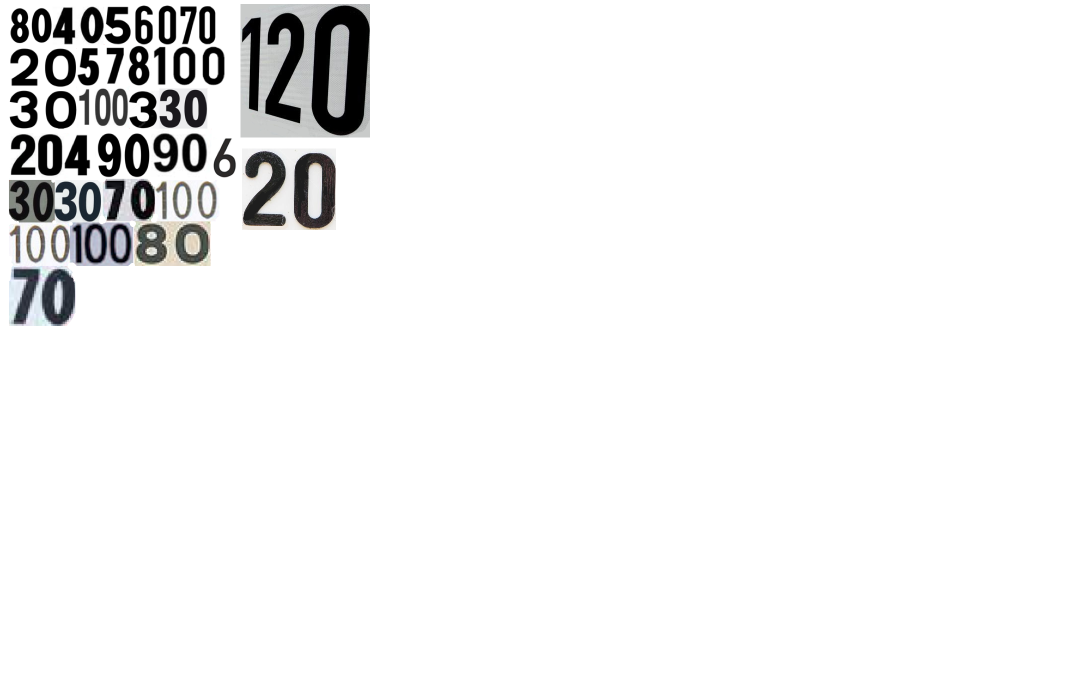
//> input picture bzvz/test4/all_numbers.png, 2136 x 1360 px (shown at 1/2 size)
$ ./project   (built with g++ and OpenCV 4)
//> lines starting //> are read from the running program, lines starting //| are printed output that depends on the picture; after the words box and inside, x2 and y2 are one past the last pixel; in counts of white or black regions, pixels touching at a corner belong together
#include <opencv2/opencv.hpp>

#include <opencv2/objdetect/objdetect.hpp>
#include <opencv2/imgproc/imgproc.hpp>
#include <opencv2/core/core.hpp>
#include <opencv2/highgui.hpp>
#include <opencv2/ml/ml.hpp>

using namespace std;
using namespace cv;

#define ProjectPath "/home/rtrk/myROSworkspace/src/bachelor/bzvz/test4/"

std::vector<cv::Rect> getRedObjects(cv::Mat image);
vector<Mat> detectAndDisplaySpeedLimit( Mat frame );
vector<Mat> detectAndDisplayNoParking( Mat frame );
vector<Mat> detectAndDisplayWarning( Mat frame );
void trainDigitClassifier(void);
string getDigits(Mat image);
vector<Mat> loadAllImage();
int getSpeedLimit(string speed);

//path of the haar cascade files
String no_parking_signs_cascade = "/Users/giuliopettenuzzo/Desktop/cascade_classifiers/no_parking_cascade.xml";
String speed_signs_cascade = "/Users/giuliopettenuzzo/Desktop/cascade_classifiers/speed_limit_cascade.xml";
String warning_signs_cascade = "/Users/giuliopettenuzzo/Desktop/cascade_classifiers/warning_cascade.xml";

CascadeClassifier speed_limit_cascade;
CascadeClassifier no_parking_cascade;
CascadeClassifier warning_cascade;

// [57 lines left out: function main, not called in this run]

/*
 *  detect the red object in the image given in the param,
 *  return a vector containing all the Rect of the red objects
 */
// [92 lines left out: function getRedObjects, not called in this run]

/*
 *  code for detect the speed limit sign , it draws a circle around the speed limit signs
 */
// [25 lines left out: function detectAndDisplaySpeedLimit, not called in this run]

/*
 *  code for detect the warning sign , it draws a circle around the warning signs
 */
// [30 lines left out: function detectAndDisplayWarning, not called in this run]

/*
 *  code for detect the no parking sign , it draws a circle around the no parking signs
 */
// [29 lines left out: function detectAndDisplayNoParking, not called in this run]

/*
 *  train the classifier for digit recognition, this could be done only one time, this method save the result in a file and
 *  it can be used in the next executions
 *  in order to train user must enter manually the corrisponding digit that the program shows, press space if the red box is just a point (false positive)
 */
void trainDigitClassifier(void)
{
    cv::Mat thr,gray,con;
    cv::Mat src;
    {
        std::stringstream ss;
        ss << ProjectPath << "all_numbers.png";
        src = cv::imread(ss.str(), 1);
//> src is the input picture: 1360 rows x 2136 cols, CV_8UC3; mean B, G, R 241.4, 241.3, 241.2
    }
    cv::cvtColor(src, gray, CV_BGR2GRAY);
    cv::threshold(gray,thr, 125, 255, cv::THRESH_BINARY_INV); //Threshold to find contour
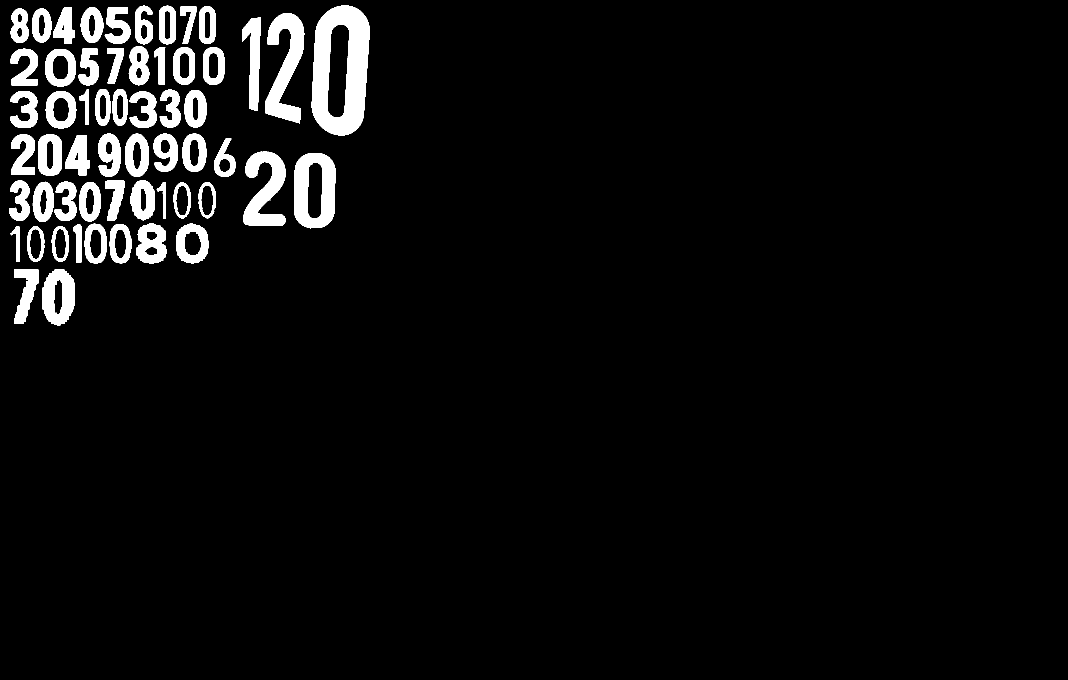
//> thr: 1360 rows x 2136 cols, CV_8UC1 (shown at 1/2 size); 5.1% white; 57 white regions
    cv::imshow("ci",thr);
    cv::waitKey(0);
    thr.copyTo(con);

    // Create sample and label data
    std::vector< std::vector <cv::Point> > contours; // Vector for storing contour
    std::vector< cv::Vec4i > hierarchy;
    cv::Mat sample;
    cv::Mat response_array;
    cv::findContours( con, contours, hierarchy, CV_RETR_CCOMP, CV_CHAIN_APPROX_SIMPLE ); //Find contour
//> contours = 112 contours, 16 with area under 20; largest, box (x1, y1, x2, y2) and area: (623, 11, 740, 271) 25036, (588, 306, 671, 457) 10963, (530, 26, 609, 247) 8155, (486, 303, 571, 452) 6746, (654, 48, 699, 236) 6453

    for( int i = 0; i< contours.size(); i=hierarchy[i][0] ) // iterate through first hierarchy level contours
    {
        cv::Rect r= cv::boundingRect(contours[i]); //Find bounding rect for each contour
        cv::rectangle(src, cv::Point(r.x,r.y), cv::Point(r.x+r.width,r.y+r.height), cv::Scalar(0,0,255),2,8,0);
        cv::Mat ROI = thr(r); //Crop the image
        cv::Mat tmp1, tmp2;
        cv::resize(ROI, tmp1, cv::Size(10,10), 0,0, cv::INTER_LINEAR ); //resize to 10X10
        tmp1.convertTo(tmp2, CV_32FC1); //convert to float

        cv::imshow("src",src);
        int c=cv::waitKey(); // Read corresponding label for contour from keyoard

        c-=0x30;     // Convert ascii to intiger value
        response_array.push_back(c); // Store label to a mat

        cv::rectangle(src, cv::Point(r.x,r.y), cv::Point(r.x+r.width,r.y+r.height), cv::Scalar(0,255,0),2,8,0);
        sample.push_back(tmp2.reshape(1,1)); // Store  sample data
    }
//> this loop made 57 passes; the space key is pressed
//> r on passes 1 to 12: Rect(84, 539, 66, 113), Rect(28, 538, 49, 110), Rect(103, 452, 35, 72), Rect(54, 452, 36, 72), Rect(20, 452, 20, 72), Rect(219, 448, 44, 79), Rect(146, 448, 18, 78), Rect(352, 447, 65, 81), Rect(273, 447, 61, 81), Rect(169, 447, 45, 80), Rect(346, 365, 36, 72), Rect(313, 365, 19, 72)
//> pass 1, in trainDigitClassifier, `cv::Mat ROI = thr(r);`:
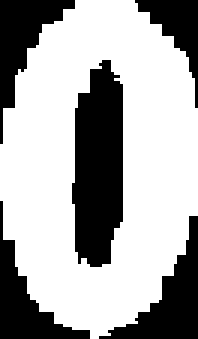
//> ROI: 113 rows x 66 cols, CV_8UC1 (shown 3 times larger); 66.1% white; 5 black regions, box (x1, y1, x2, y2) and area: (24, 20, 41, 89) 950, (33, 72, 66, 113) 479, (0, 0, 25, 48) 426, (0, 67, 30, 113) 408, (45, 0, 66, 36) 268
//> pass 2, in trainDigitClassifier, `cv::Mat ROI = thr(r);`:
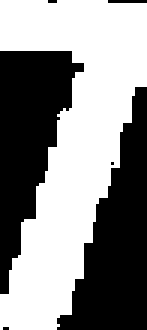
//> ROI: 110 rows x 49 cols, CV_8UC1 (shown 3 times larger); 54.1% white; 6 black regions (4 under 20 px), largest, box (x1, y1, x2, y2) and area: (19, 29, 49, 110) 1269, (0, 17, 28, 98) 1186
//> pass 2, in trainDigitClassifier, `cv::imshow("src",src);`:
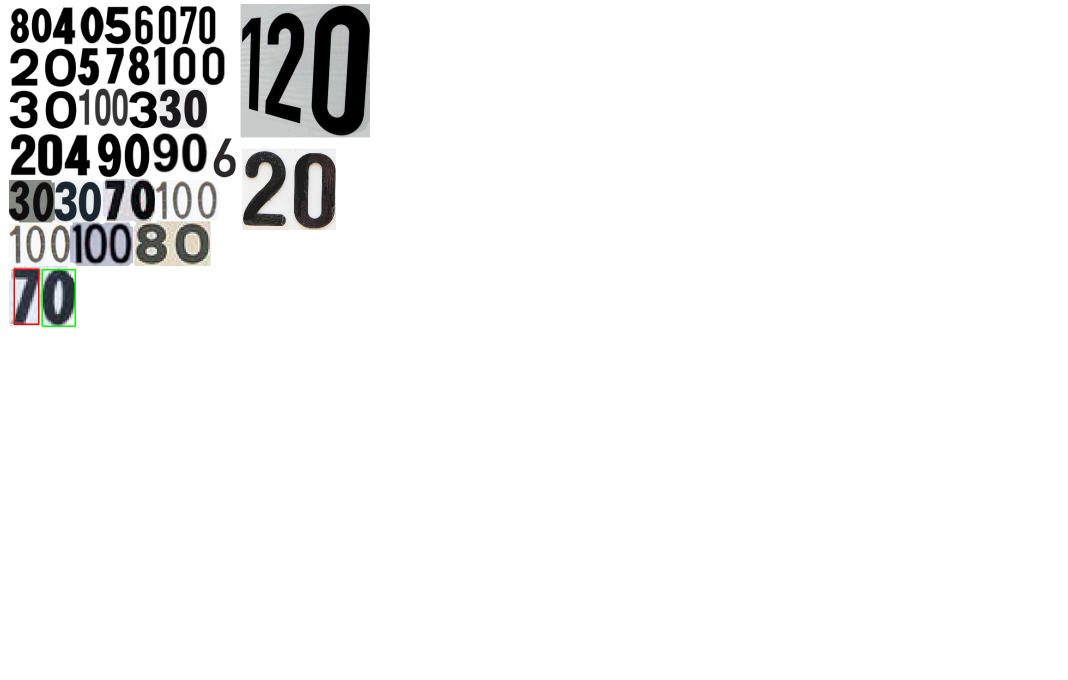
//> window 'src': 1360 rows x 2136 cols, CV_8UC3 (shown at 1/2 size); mean B, G, R 241.2, 241.2, 241.2
//> after the loop:
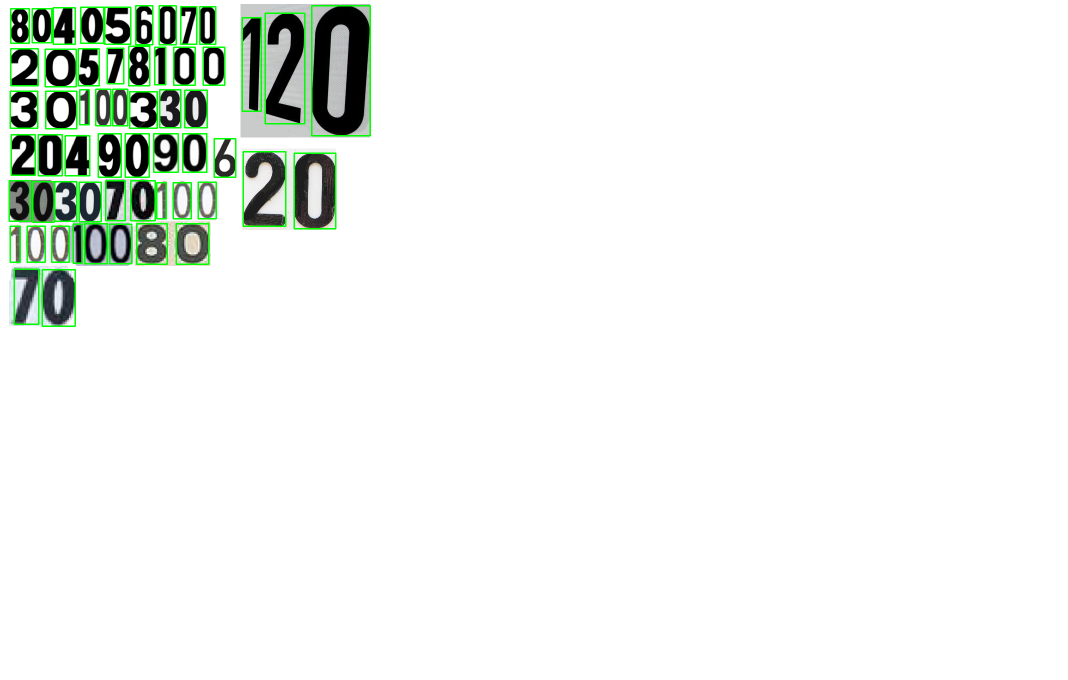
//> src: 1360 rows x 2136 cols, CV_8UC3 (shown at 1/2 size); 1.55% of pixels changed, all inside (x1, y1, x2, y2) = (17, 10, 742, 654)
//> after the loop:
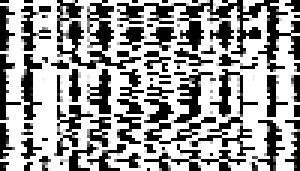
//> sample: 57 rows x 100 cols, CV_32FC1 (shown 3 times larger); min 0, max 255, mean 153.6

    // Store the data to file
    cv::Mat response, tmp;
    tmp=response_array.reshape(1,1); //make continuous
    tmp.convertTo(response,CV_32FC1); // Convert  to float

    cv::FileStorage Data;
    {
        std::stringstream ss;
        ss << ProjectPath << "TrainingData.yml";
        Data = cv::FileStorage(ss.str(), FileStorage::WRITE); // Store the sample data in a file
    }
    Data << "data" << sample;
    Data.release();

    cv::FileStorage Label;
    {
        std::stringstream ss;
        ss << ProjectPath << "LabelData.yml";
        Label = cv::FileStorage(ss.str(), FileStorage::WRITE); // Store the label data in a file
    }
    Label << "label" << response;
    Label.release();

    std::cout<<"Training and Label data created successfully....!! " << std::endl;

    cv::imshow("src",src);
    cv::waitKey();
}

/*
 *  get digit from the image given in param, using the classifier trained before
 */
// [54 lines left out: function getDigits, not called in this run]
/*
 *  from the digits detected, it returns a speed limit if it is detected correctly, -1 otherwise
 */
// [24 lines left out: function getSpeedLimit, not called in this run]

/*
 *  load all the image in the file with the path hard coded below
 */
// [10 lines left out: function loadAllImage, not called in this run]

// added to run one function of the file
int main() { trainDigitClassifier(); }
